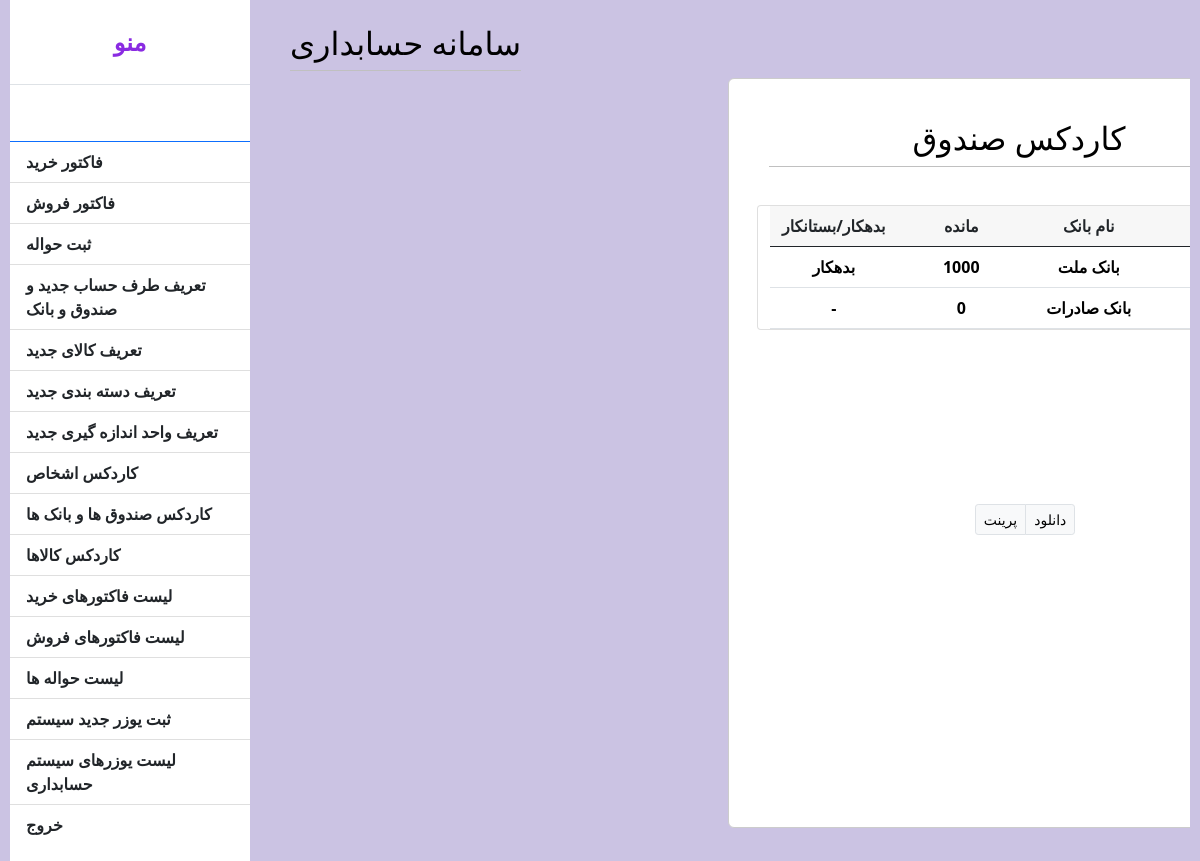
The page /sandogh.php (signed in) on the database its author committed.
### tables this page shows
CREATE TABLE `menus` (
  `menu_id` int UNSIGNED NOT NULL,
  `menu_name` varchar(256) NOT NULL,
  `url` text NOT NULL,
  `ordermenu` int UNSIGNED NOT NULL,
  `permition_id` int UNSIGNED NOT NULL,
  `created_at` timestamp NOT NULL DEFAULT CURRENT_TIMESTAMP,
  `updated_at` timestamp NULL DEFAULT NULL
);

CREATE TABLE `personaccount` (
  `cust_id` int UNSIGNED NOT NULL,
  `account_type` enum('1','2','3') NOT NULL,
  `cust_name` varchar(256) NOT NULL,
  `cust_codemeli` int UNSIGNED DEFAULT NULL,
  `cust_address` text,
  `cust_mobile` int DEFAULT NULL,
  `cust_active` enum('1','2') NOT NULL DEFAULT '1',
  `total_credit` bigint NOT NULL,
  `created_at` timestamp NOT NULL DEFAULT CURRENT_TIMESTAMP,
  `updated_at` timestamp NULL DEFAULT NULL
);

### sandogh.php (the view, shortened to what this page needs)
<?php
require "./assets/Helper/dataBase.php";
if($_SESSION['permition'] == '1' || $_SESSION['permition'] =='2') {
    global $db;
    $sql = "SELECT * from personaccount where account_type ='3'";
    $stmt = $db->prepare($sql);
    $stmt->execute();
    $banks = $stmt->fetchAll();
} else {
    header("location:./menu.php");
}
?>
<!DOCTYPE html>
<html lang="en">
<head>
    <link rel="stylesheet" href="./assets/css/style.css">
    <link rel="stylesheet" href="./assets/css/bootstrap5.min.css">
</head>
<body class="product">
    <div class="d-flex" id="wrapper">
        <?php
          require_once "./template/sidebar.php";
require_once "./template/header.php";
?>
        <div class="purchasecontainer">
            <div class="container-fluid invoice-container">
                <main>
                    <header>
                        <div class=" userlist">
                            <h2> کاردکس صندوق </h2>
                        </div>
                    </header>
                    <div class="row">
                        <div class="card">
                            <div class="card-body p-0">
                                <div class="table-responsive usertable">
                                    <table class="table mb-0 table-hover" id="myTable2">
                                        <thead class="card-header">
                                            <tr>
                                                <th onclick="sortTable(0)" class="col-3 text-center"><strong>
                                                        بدهکار/بستانکار</strong></th>
                                                <th onclick="sortTable(1)" class="col-3 text-center"><strong>
                                                        مانده</strong></th>
                                                <th onclick="sortTable(2)" class="col-3 text-center"><strong> نام بانک
                                                    </strong></th>
                                                <th onclick="sortTable(3)" class="col-3 text-center">
                                                </th>
                                            </tr>
                                        </thead>
                                        <tbody>
                                            <?php $i = 1;
foreach ($banks as $bank) { ?>
                                            <tr class="clickable-row">
                                                <td class="col-3 text-center"><strong> <a
                                                            style="text-decoration: none; color:black;"
                                                            href="./persondetail.php?id=<?= $bank->cust_id ?>"><?php if (($bank->total_credit) > 0) {
                                                                echo "بستانکار";
                                                            } elseif (($bank->total_credit) == 0) {
                                                                echo "-";
                                                            } else {
                                                                echo "بدهکار";
                                                            } ?></a></strong>
                                                </td>
                                                <td class="col-3 text-center"><strong> <a
                                                            style="text-decoration: none; color:black;"
                                                            href="./persondetail.php?id=<?= $bank->cust_id ?>"><?= abs($bank->total_credit) ?></a>
                                                    </strong></td>
                                                <td class="col-3 text-center"><strong><a
                                                            style="text-decoration: none; color:black;"
                                                            href="./persondetail.php?id=<?= $bank->cust_id ?>"><?= $bank->cust_name ?></a>
                                                    </strong></td>
                                                <td class="col-3 text-center"></td>
                                            </tr>
                                            <?php ++$i;
} ?>
                                    </table>
                                </div>
                            </div>
                        </div>
                    </div>
                </main>
                <footer class="text-center mt-4 ">
                    <div class="btn-group btn-group-sm footer ">
                        <a href="javascript:window.print()" class="btn btn-light border">
                            <ion-icon name="print-outline"></ion-icon> پرینت
                        </a>
                        <a href="javascript:window.print()" class="btn btn-light border">
                            <ion-icon name="download-outline"></ion-icon> دانلود
                        </a>
                    </div>
                </footer>
            </div>
        </div>
</body>

### template/sidebar.php (shortened to what this page needs)
<?php
if (isset($_SESSION['permition']) && !(empty($_SESSION['permition'])) && isset($_SESSION['username']) && !(empty($_SESSION['username']))) {
    $sql = "SELECT * FROM menus where permition_id = ? order by ordermenu ";
    $stmt = $db->prepare($sql);
    $stmt->execute([$_SESSION['permition']]);
    $menus = $stmt->fetchAll();
} else {
    header("location:login.php");
}
?>
<div class="bg-white" id="sidebar-wrapper">
    <div class="sidebar-heading text-center py-4 primary-text fs-4 fw-bold text-uppercase border-bottom">
        <i></i> منو
    </div>
    <div class="list-group list-group-flush my-3">
        <a href="#" class="list-group-item list-group-item-action bg-transparent second-text active">
        </a>
        <?php foreach ($menus as $menu) : ?>
        <a href="<?= $menu->url ?>" class="list-group-item list-group-item-action bg-transparent second-text fw-bold">
            <?= $menu->menu_name ?>
        </a> <?php endforeach; ?>
    </div>
</div>

### assets/css/style.css (style rules this page uses)
:root { --main-bg-color: #009d63; --main-text-color: #009d63; --second-text-color: #bbbec5; --second-bg-color: #c1efde; }
.primary-text { color: var(--main-text-color); }
.second-text { color: var(--second-text-color); }
#wrapper { overflow-x: hidden; }
#sidebar-wrapper { min-height: 100vh; margin-left: -15rem; transition: margin 0.25 ease-out; }
#sidebar-wrapper .sidebar-heading { padding: 0.875rem 1.25rem; font-size: 1.2rem; color: blueviolet; }
#sidebar-wrapper .list-group { width: 15rem; }
.list-group-item { border: none; padding: 20px 30px; }
@media (min-width: 768px) { #sidebar-wrapper { margin-left: 0; } }
.product { margin: 0; padding: 0; box-sizing: border-box; background: #cbc3e3; padding: 0 10px; }
.product { overflow-x: hidden; }
h2 { font-size: 26px; font-weight: 600; text-align: center; color: #000; padding-bottom: 8px; border-bottom: 1px solid silver; }
.invoice-container { margin-top: 100px; margin-left: 600px; margin-right: 100px; margin-bottom: 200px; padding: 40px !important; max-width: 650px; background-color: #fff; border: 1px solid #ccc; border-radius: 6px; height: 750px; }
.purchasecontainer { margin-top: 200px; margin-left: 450px; box-sizing: border-box; display: flex; align-items: center; justify-content: center; height: 50vh; max-width: 650px; padding: 28px; width: 100%; }
.userlist { margin-bottom: 38px; width: 500px; }
.footer { margin-top: 150px; }

### rows shown on the page
menus: menu_name "فاکتور خرید"
menus: menu_name "فاکتور فروش"
menus: menu_name "ثبت حواله"
menus: menu_name "تعریف طرف حساب جدید و صندوق و بانک"
menus: menu_name "تعریف کالای جدید"
menus: menu_name "تعریف دسته بندی جدید"
menus: menu_name "تعریف واحد اندازه گیری جدید"
menus: menu_name "کاردکس اشخاص"
menus: menu_name "کاردکس صندوق ها و بانک ها"
menus: menu_name "کاردکس کالاها"
menus: menu_name "لیست فاکتورهای خرید"
menus: menu_name "لیست فاکتورهای فروش"
menus: menu_name "لیست حواله ها"
menus: menu_name "ثبت یوزر جدید سیستم"
menus: menu_name "لیست یوزرهای سیستم حسابداری"
menus: menu_name "خروج"
personaccount: shows "بدهکار", total_credit "1000", cust_name "بانک ملت"
personaccount: total_credit "0", cust_name "بانک صادرات"
